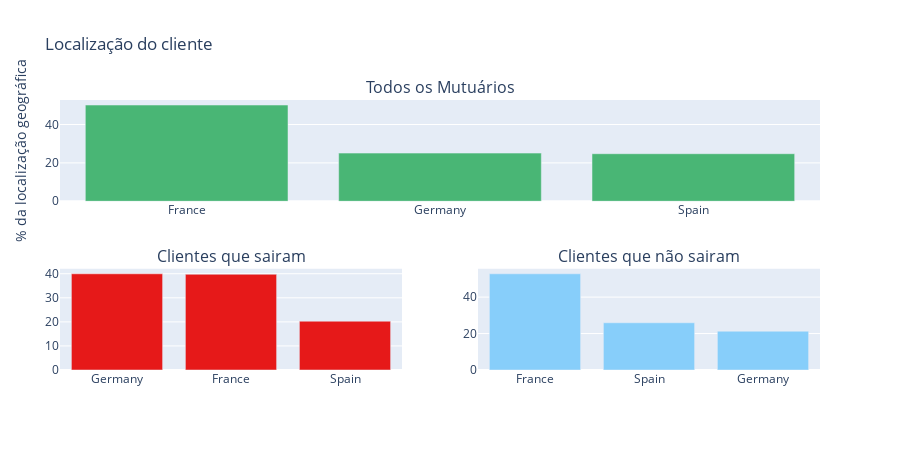

The code cell stored with this chart in its notebook:
### Markdown cell above
### 2.4.2 Localização do cliente

### Code cell
trace0, trace1, trace2 =  draw_bar_plot_vert("Geography", df)
fig = tools.make_subplots(rows=2, cols=2, specs=[[{'colspan': 2}, None], [{}, {}]], print_grid=False,
                          subplot_titles = ["Todos os Mutuários", "Clientes que sairam" ,"Clientes que não sairam"])
fig.append_trace(trace0, 1, 1)
fig.append_trace(trace1, 2, 1);
fig.append_trace(trace2, 2, 2);
fig['layout'].update(height=450, width= 900, showlegend=False, margin=dict(l=60), title = "Localização do cliente");
fig['layout']['yaxis'].update(title="% da localização geográfica");
iplot(fig);

### Figure 1 — Plotly figure (JSON) as saved in the notebook; plotly's stock layout.template omitted (floating-point values rounded to 4 significant figures)
{"data": [{"marker": {"color": "#49b675"}, "name": "All", "type": "bar", "x": ["France", "Germany", "Spain"], "xaxis": "x", "y": [50.14, 25.09, 24.77], "yaxis": "y"}, {"marker": {"color": "#e61919"}, "name": "Exited = 1", "type": "bar", "x": ["Germany", "France", "Spain"], "xaxis": "x2", "y": [39.96, 39.76, 20.27], "yaxis": "y2"}, {"marker": {"color": "#87cefa"}, "name": "Exited = 0", "type": "bar", "x": ["France", "Spain", "Germany"], "xaxis": "x3", "y": [52.79, 25.92, 21.29], "yaxis": "y3"}], "layout": {"annotations": [{"font": {"size": 16}, "showarrow": false, "text": "Todos os Mutuários", "x": 0.5, "xanchor": "center", "xref": "paper", "y": 1, "yanchor": "bottom", "yref": "paper"}, {"font": {"size": 16}, "showarrow": false, "text": "Clientes que sairam", "x": 0.225, "xanchor": "center", "xref": "paper", "y": 0.375, "yanchor": "bottom", "yref": "paper"}, {"font": {"size": 16}, "showarrow": false, "text": "Clientes que não sairam", "x": 0.775, "xanchor": "center", "xref": "paper", "y": 0.375, "yanchor": "bottom", "yref": "paper"}], "height": 450, "margin": {"l": 60}, "showlegend": false, "title": {"text": "Localização do cliente"}, "width": 900, "xaxis": {"anchor": "y", "domain": [0, 1]}, "xaxis2": {"anchor": "y2", "domain": [0, 0.45]}, "xaxis3": {"anchor": "y3", "domain": [0.55, 1]}, "yaxis": {"anchor": "x", "domain": [0.625, 1], "title": {"text": "% da localização geográfica"}}, "yaxis2": {"anchor": "x2", "domain": [0, 0.375]}, "yaxis3": {"anchor": "x3", "domain": [0, 0.375]}}}
